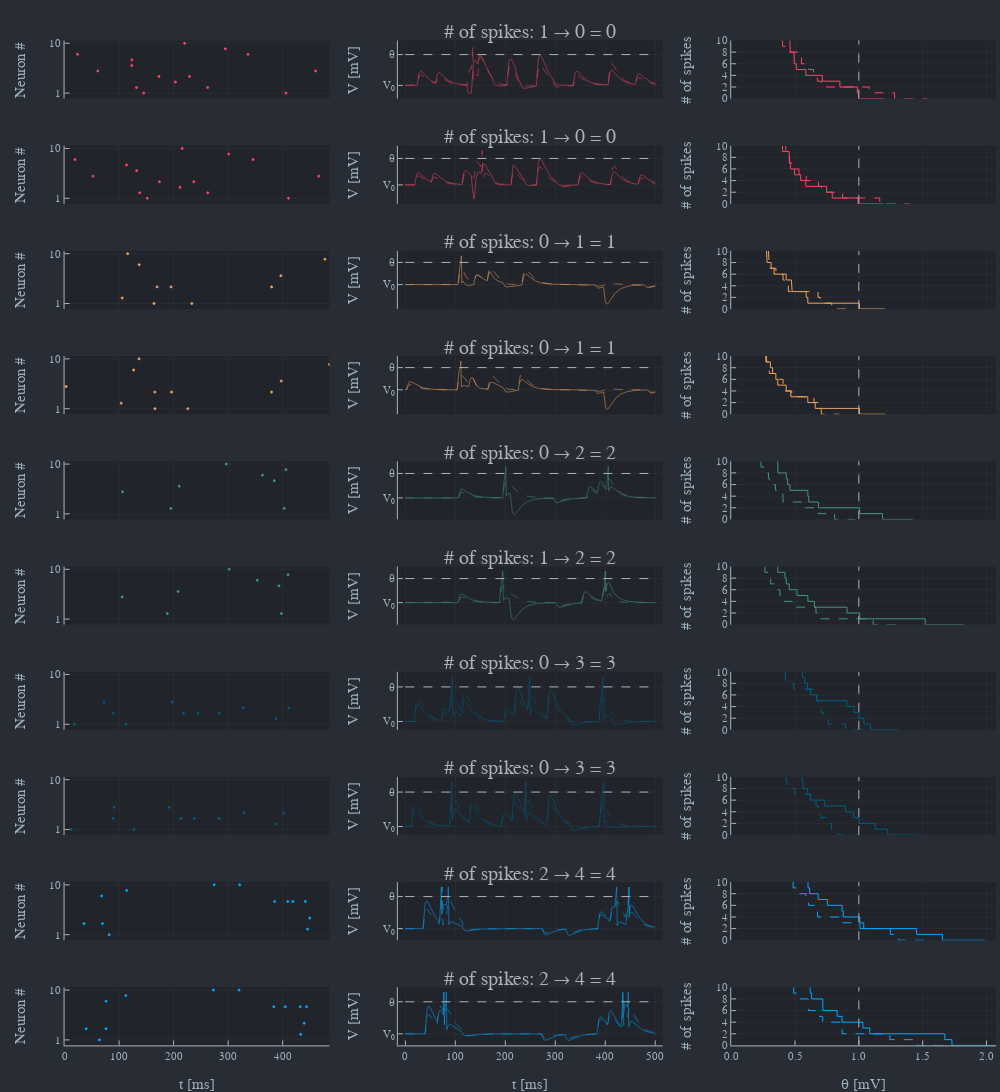

The cell this chart's notebook holds for it:
### Markdown cell above
## Plots

### Code cell
# Prepare to plot
plotlyjs(size = (1000, 1200))
cols = collect(1:n_classes)#palette(:rainbow, n_classes)

# Plots
inp_plots = [PlotInputs(s.x, color = cols[s.y + 1])
             for s ∈ samples]
train_plots = [PlotPotential(tmp, out_b = out_b[i].V, out = out_a[i].V,
                             N_b = length(out_b[i].spikes),
                             N = length(out_a[i].spikes),
                             N_t = samples[i].y,
                             t = t, color = cols[samples[i].y + 1])
                for i = 1:length(samples)]
STS_plots = [PlotSTS(tmp, θ⃰_b = θ⃰_b[i], θ⃰ = θ⃰_a[i],
                     color = cols[samples[i].y + 1])
             for i = 1:length(samples)]
ps = [reshape(inp_plots, 1, :);
      reshape(train_plots, 1, :);
      reshape(STS_plots, 1, :)]
p = plot(ps[:]..., layout = (length(inp_plots), 3), link = :x, left_margin = 8mm)
